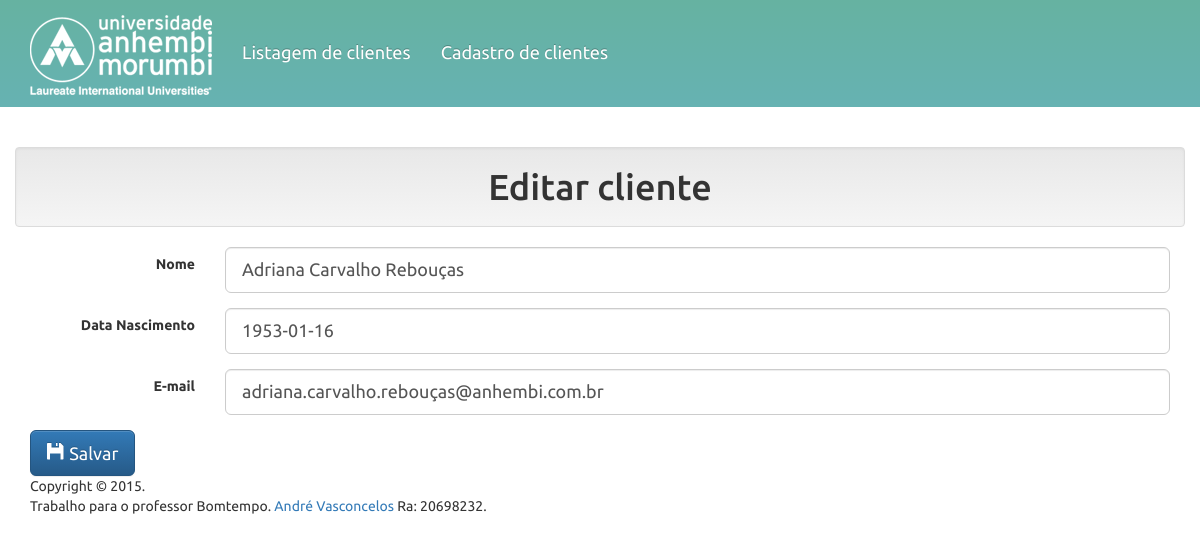
The page /cadastro.php?cod_cliente=3 on the database its author committed.
### tables this page shows
CREATE TABLE cliente (cod int NOT NULL AUTO_INCREMENT, nome varchar(255), data_nascimento date NOT NULL, email varchar(255), PRIMARY KEY (cod));

### cadastro.php (the view, shortened to what this page needs)
<?php
	$texto = "Cadastrar";
	if($_GET['cod_cliente'] > 0){
		$texto = "Editar";
	}
?>
<?php include("cabecalho.php");?>
	<div class="row">
		<div class="col-leg-12">
			<h1 class="well text-center"><?=$texto?> cliente</h1>
		</div>
	</div>
	<form id="form" method="post" class="form-horizontal">
		<?php
			if($_GET['cod_cliente'] > 0 ){
				require 'config.php';
				$conexao = @mysql_connect($host, $usuario, $senha) or exit(mysql_error());
				$sql = "SELECT cod,nome,data_nascimento,email FROM cliente WHERE cod = ".$_GET['cod_cliente'].";";
				$query = mysql_query($sql, $conexao);
				$registros = mysql_fetch_array($query);
				$nome = $registros["nome"];
				$dataNascimento = $registros["data_nascimento"];
				$email = $registros["email"];
		?>
		<?php
			}
		?>
		<div class="form-group">
			<label class="col-sm-2 control-label" for="name">Nome</label>
			<div class="col-sm-10">
				<input type="text" value="<?=$nome?>" class="form-control input-lg" maxlength="255" placeholder="Nome do cliente" name="nome" id="name"/>
			</div>
		</div>
		<div class="form-group">
			<label class="col-sm-2 control-label" for="nascimento">Data Nascimento</label>
			<div class="col-sm-10">
				<input type="datetime" value="<?=$dataNascimento?>" class="form-control input-lg datepicker" name="data_nascimento" id="nascimento"/>
			</div>
		</div>
		<div class="form-group">
			<label class="col-sm-2 control-label" for="mail">E-mail</label>
			<div class="col-sm-10">
				<input type="email" value="<?=$email?>" class="form-control input-lg" maxlength="255" placeholder="Email do cliente" name="email" id="mail"/>
			</div>
		</div>
      <button type="button" class="btn btn-lg btn-primary salvar" data-target="salvaCliente.php">
      	<span class="glyphicon glyphicon-floppy-disk glyphicon-align" aria-hidden="true"></span>
      	Salvar</button>
    </form>
<?php include( 'rodape.php'); ?>

### css/estilos.css (style rules this page uses)
html, body, table, td, th { font-family: 'Ubuntu', sans-serif; }

### rows shown on the page
cliente: nome "Adriana Carvalho Rebouças", data_nascimento "1953-01-16", email "adriana.carvalho.rebouças@anhembi.com.br"

### other values the page prints
$texto "Editar"
